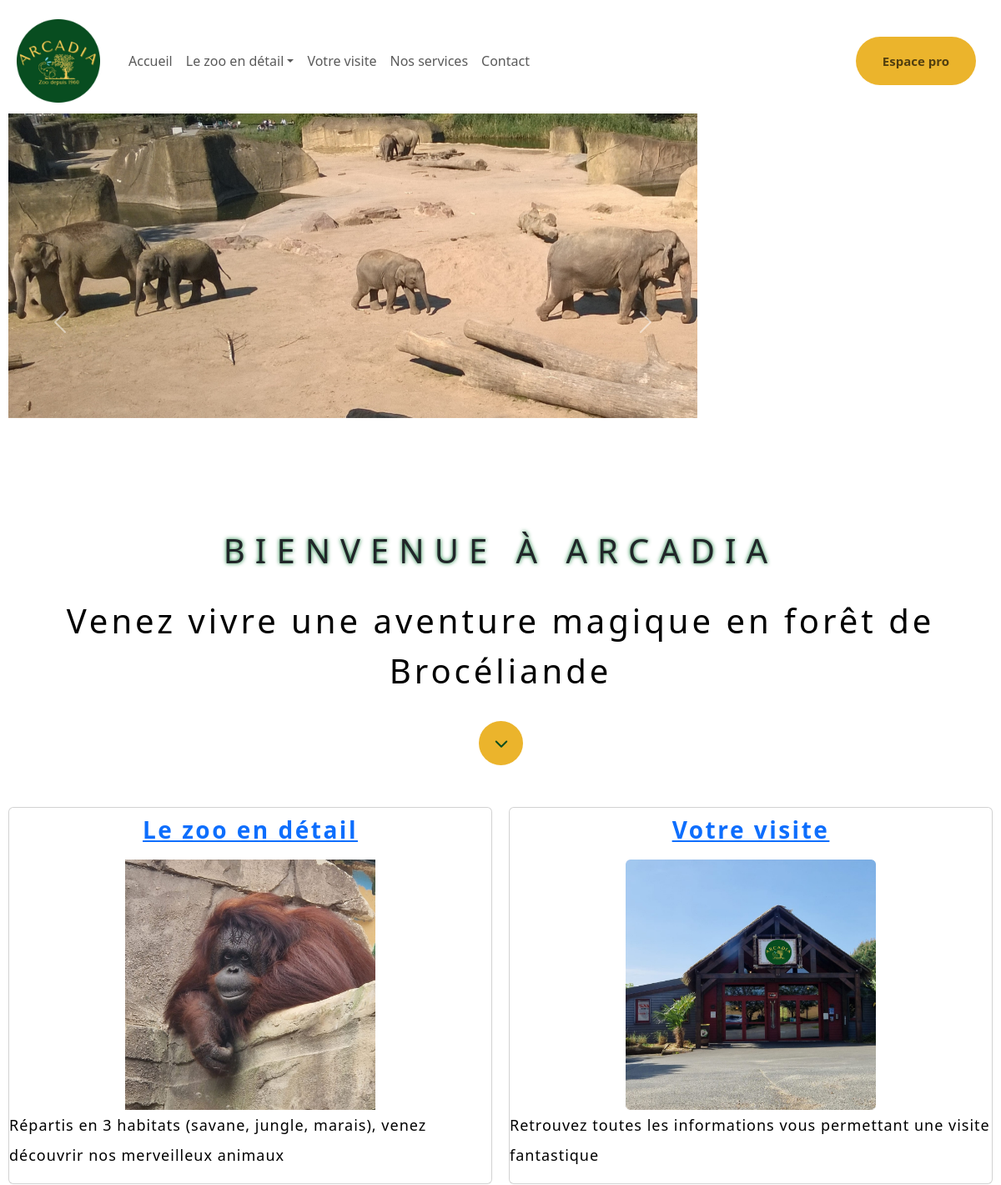
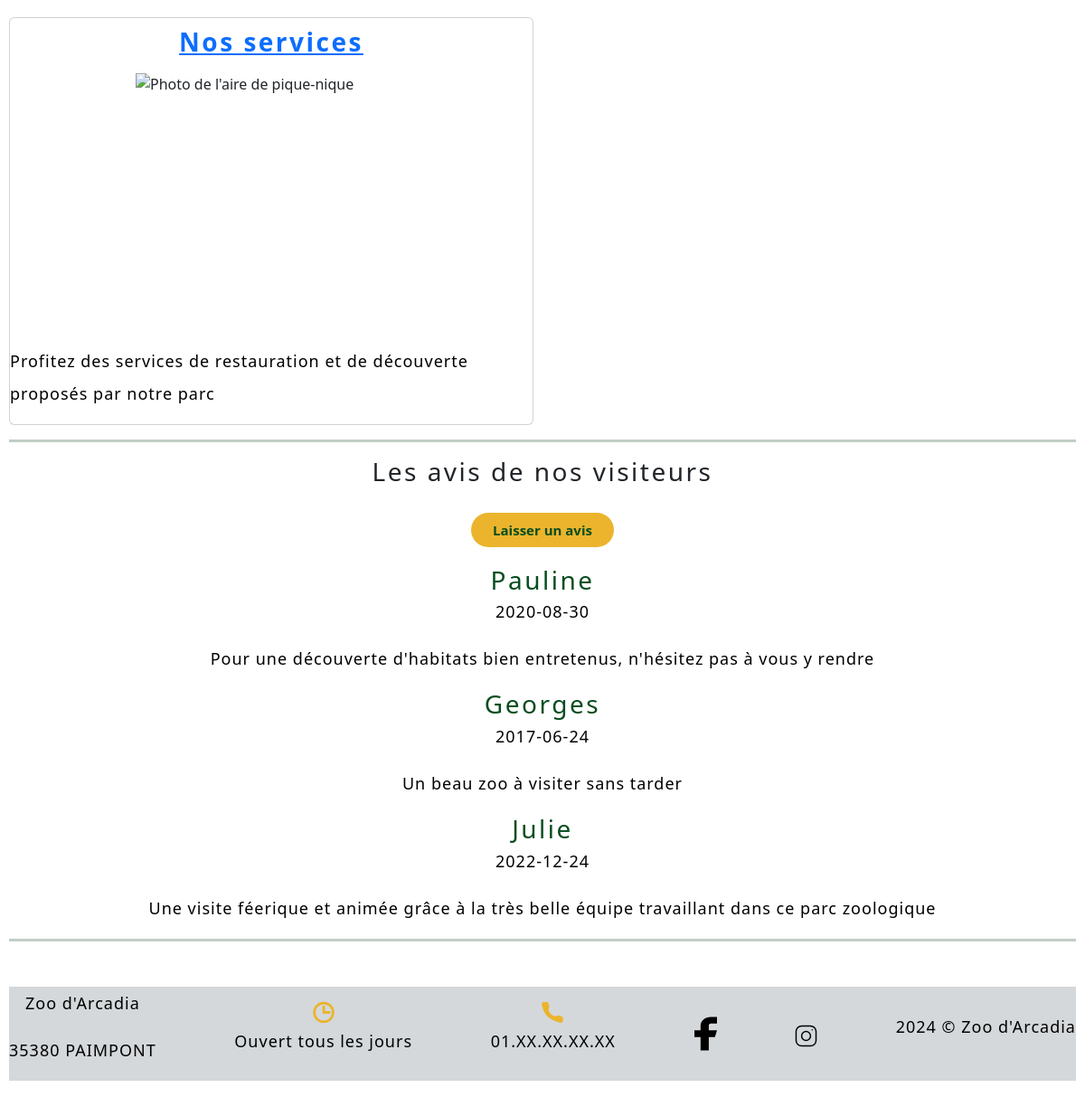
Page /php/indexfinal.php on the committed database (2 pictures, top to bottom).
### tables this page shows
CREATE TABLE `avis` (
  `avis_id` int(11) NOT NULL,
  `nom` varchar(50) NOT NULL,
  `date` date NOT NULL,
  `commentaire` text NOT NULL
);

### php/indexfinal.php (the view, shortened to what this page needs)
<?php
  require_once "../components/header.php"
?>
  <div id="carouselIndicators" class="carousel slide">
    <div class="carousel-indicators">
      <button type="button" data-bs-target="#carouselIndicators" data-bs-slide-to="0" class="active" aria-current="true" aria-label="Slide 1"></button>
      <button type="button" data-bs-target="#carouselIndicators" data-bs-slide-to="1" aria-label="Slide 2"></button>
      <button type="button" data-bs-target="#carouselIndicators" data-bs-slide-to="2" aria-label="Slide 3"></button>
    </div>
    <div class="carousel-inner">
      <div class="carousel-item active">
        <img src="../images/animaux/elephant1.jpg" class="d-block w-100" alt="Photo des éléphants du zoo d'Arcadia">
      </div>
    </div>
    <button class="carousel-control-prev" type="button" data-bs-target="#carouselIndicators" data-bs-slide="prev">
      <span class="carousel-control-prev-icon" aria-hidden="true"></span>
    </button>
    <button class="carousel-control-next" type="button" data-bs-target="#carouselIndicators" data-bs-slide="next">
      <span class="carousel-control-next-icon" aria-hidden="true"></span>
    </button>
  </div>
  <div>
        <h1>Bienvenue à Arcadia</h1>
  </div>
  <section>
    <span id="slogan">Venez vivre une aventure magique en forêt de Brocéliande</span>
  </section>
  <div>
    <span class=button_scroll><img src="../images/bouton scroll.svg" alt="bouton de défilement"></span>
  </div>
  <div class="cards">
    <article class="card">
      <header>
        <h3><a href="habitats.php">Le zoo en détail</a></h3>
      </header>
      <img src="../images/animaux/orangoutan1.jpg" alt="Photo de Louis, notre orang-outan">
      <div class="content">
        <p>Répartis en 3 habitats (savane, jungle, marais), venez découvrir nos merveilleux animaux</p>
      </div>
    </article>
    <article class="card">
      <header>
        <h3><a href="visite.php">Votre visite</a></h3>
      </header>
      <img src="../images/photos_services/Photo_accueil.jpg" alt="Photo de l'accueil du zoo">
      <div class="content">
        <p>Retrouvez toutes les informations vous permettant une visite fantastique</p>
      </div>
    </article>
    <article class="card">
      <header>
        <h3><a href="services.php">Nos services</a></h3>
      </header>
      <img src="../images/photos_services/aire_pique_nique.jpg" alt="Photo de l'aire de pique-nique">
      <div class="content">
        <p>Profitez des services de restauration et de découverte proposés par notre parc</p>
      </div>
    </article>
  </div>
  <hr>
    <h3>Les avis de nos visiteurs<h3>
      <button id="button" name="send"><a class="nav-link" href="avis.php">Laisser un avis</a></button>
        <?php
          $user = "root";
          $pwd = "";
          $db = "mysql:host=localhost;dbname=arcadiajv";
          try {
              $cx = new PDO($db, $user, $pwd) or die();
              $cx->setAttribute(PDO::ATTR_ERRMODE, PDO::ERRMODE_EXCEPTION);
          } catch (PDOException $e) {
              echo "Une erreur est survenue lors de la connexion : " . $e->getMessage() . "</br>";
              die ();
          }
          try {
            $sql = "SELECT * from avis";
            $sth = $cx->prepare($sql);
            $sth->execute();
            $result = $sth->fetchAll();
            foreach($result as $k => $v) {
              echo "<div class=\"avis\">
              <div class=\"avis-nom\" style=\"color: #074D1F\">" . $v['nom'] ."</div>
              <p class=\"avis-date\">" . $v['date'] ."</p>
              <p class=\"avis\">" . $v['commentaire'] ."</p>
              </div>";
          }
          }catch (PDOException $e) {
            echo "Erreur : " . $e->getMessage() . "</br>";
            die ();
          }
        ?>
  <hr>
<?php
  require_once "../components/footer.php"
?>
</html>

### styles/style.css (style rules this page uses)
* { margin: 0; padding: 0; box-sizing: border-box; }
h1 { font-size: 200px; text-align: center; font-weight: bolder; color: #074D1F; text-shadow: 0 0 5px #0a7a32; letter-spacing: 12px; text-transform: uppercase; }
p { font-size: 18px; line-height: 2; letter-spacing: 1px; color: black; }
body { background-color: #F8F2E3; font-size: 18px; margin: 10px 10px; padding: 10px; }
h3 { color: #000; text-align: center; font-size: 25px; font-weight: 600; letter-spacing: 2.5px; }
#button { border: none; text-decoration: none; background-color: #EBB42C; color: #074D1F; font-size: 15px; font-weight: bolder; padding: 10px 24px; margin: 20px; border-radius: 30px; }
a { text-decoration: none; list-style-type: none; color: #000000; justify-content: center; gap: 20px; padding: 10px; font-weight: bold; line-break: anywhere; display: inline-block; position: relative; }
.carousel { display: flex; flex-direction: row; align-items: stretch; justify-content: center; width: 70%; height: 500px; }
#slogan { display: block; color: #000; margin-top: 30px; margin-bottom: 30px; text-align: center; font-size: 40px; font-weight: 500; letter-spacing: 4px; }
.button_scroll { margin-top: 30px; margin-bottom: 50px; display: flex; justify-content: center; align-items: center; gap: 30px; }
hr { height: 3px; align-items: center; background-color: #074D1F; }

### styles/cards-style.css (style rules this page uses)
.cards { display: grid; grid-template-columns: repeat(auto-fill, minmax(400px, 1fr)); grid-gap: 20px; }
.card { display: grid; grid-template-rows: max-content 400px 1fr; }
.card img { object-fit: cover; width: 300px; height: 300px; align-self: center; }

### rows in the picture
avis: nom "Pauline", date "2020-08-30", commentaire "Pour une découverte d'habitats bien entretenus, n'hésitez pas à vous y rendre"
avis: nom "Georges", date "2017-06-24", commentaire "Un beau zoo à visiter sans tarder"
avis: nom "Julie", date "2022-12-24", commentaire "Une visite féerique et animée grâce à la très belle équipe travaillant dans ce parc zoologique"
